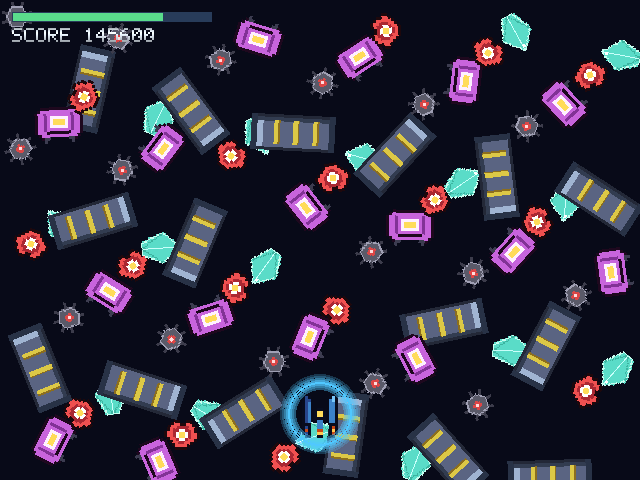

Write Python code to recreate this figure.
"""Pure-GPU render PoC (branch gpu-mt-spike). Renders a representative game
frame through pygame._sdl2 Renderer using REAL game assets, reads it back to a
PNG for visual verification, and times the frame. Proves the GPU backend
foundation end-to-end before converting pewpew's render layer.

Constraint discovered on-device: pygame 2.6.1 Renderer has NO triangle/geometry
API, so filled procedural shapes (cooldown arcs, gradients) become BAKED
textures (rendered once in software, uploaded). This PoC demonstrates that
pattern alongside textured-quad sprites + fill_rect HUD bars + bitmap text.
"""
import os, sys, time, math
sys.path.insert(0, "/storage/roms/ports/Pewpew/pylibs/cp313")
sys.path.insert(0, "/storage/roms/ports/Pewpew")
os.environ.setdefault("XDG_RUNTIME_DIR", "/var/run/0-runtime-dir")
os.environ.setdefault("WAYLAND_DISPLAY", "wayland-1")
os.environ["PEWPEW_ON_DEVICE"] = "1"
os.environ.setdefault("SDL_AUDIODRIVER", "dummy")
import pygame
from pygame._sdl2 import video as v
pygame.display.init()
try:
    pygame.mixer.init()
except Exception:
    pass
import pewpew
W, H = pewpew.PLAY_W, pewpew.PLAY_H   # gameplay area (640x480 on device)

# --- GPU context: hidden window, accelerated renderer, 640x480 render target ---
win = v.Window("gpu_poc", size=(W, H), hidden=True)
ren = v.Renderer(win, accelerated=True, vsync=False, target_texture=True)
frame_tex = v.Texture(ren, (W, H), target=True)

# --- assets -> textures (uploaded once) ---
assets = pewpew.make_assets()
fonts = {s: pewpew.BitmapFont(scale=s) for s in range(1, 5)}

def tex(surf):
    return v.Texture.from_surface(ren, surf)

sprite_tex = {}
for k, val in assets.items():
    if isinstance(val, pygame.Surface):
        sprite_tex[k] = tex(val)

# Background: first backdrop if present, else a dark fill.
bg_tex = None
bd = assets.get("_backdrops") or {}
for name, surf in bd.items():
    if isinstance(surf, pygame.Surface):
        bg_tex = tex(surf); break

# Bullet glyph from _projectiles.
bullet_tex = None
proj = assets.get("_projectiles") or {}
for name, surf in proj.items():
    if isinstance(surf, pygame.Surface):
        bullet_tex = tex(surf); break

# BAKED procedural shape: a cooldown-arc-style gradient ring, rendered ONCE in
# software (the only way without RenderGeometry), uploaded as a texture. In the
# real port the animated fill is a bottom-aligned sub-rect crop of this (the
# same crop trick already used on RG).
def bake_arc(r=40, col=(80, 200, 255)):
    s = pygame.Surface((r*2+4, r*2+4), pygame.SRCALPHA)
    cx = cy = r+2
    for j in range(8):
        rr = r - j*2
        a = int(60 + 195 * (1 - abs(j-4)/4))
        pygame.draw.circle(s, (col[0], col[1], col[2], a), (cx, cy), rr, 2)
    return s
arc_tex = tex(bake_arc())

# Pre-render a HUD text line to a texture (bitmap font -> surface -> texture).
def text_tex(font, msg, color):
    surf = font.render(msg, False, color)
    return tex(surf), surf.get_width(), surf.get_height()
hud_tex, hud_w, hud_h = text_tex(fonts[2], "SCORE 145600", (220, 230, 240))

# Choose a handful of enemy/player sprites that actually loaded.
def pick(*names):
    for n in names:
        if n in sprite_tex:
            return sprite_tex[n]
    return None
player_t = pick("player_left", "player_right")
enemy_ts = [t for t in (pick("mine"), pick("pylon"), pick("crystal"),
                        pick("scout"), pick("gunner")) if t]

def draw_frame():
    ren.target = frame_tex
    ren.draw_color = (8, 10, 24, 255)
    ren.clear()
    # background (stretched to playfield)
    if bg_tex is not None:
        bg_tex.draw(dstrect=pygame.Rect(0, 0, W, H))
    # scatter ~80 enemy sprites with rotation + alpha (GPU's strength)
    if enemy_ts:
        for i in range(80):
            t = enemy_ts[i % len(enemy_ts)]
            x = (i * 71) % (W - 32); y = (i * 47) % (H - 32)
            t.alpha = 255
            t.draw(dstrect=pygame.Rect(x, y, t.width, t.height),
                   angle=(i * 13) % 360)
    # ~120 bullets
    if bullet_tex is not None:
        for i in range(120):
            x = (i * 53) % (W - 8); y = (i * 29) % (H - 8)
            bullet_tex.draw(dstrect=pygame.Rect(x, y, bullet_tex.width, bullet_tex.height))
    # player + baked cooldown arc around it
    if player_t is not None:
        px, py = W//2 - player_t.width//2, H - 90
        player_t.draw(dstrect=pygame.Rect(px, py, player_t.width, player_t.height))
        aw = arc_tex.width
        arc_tex.draw(dstrect=pygame.Rect(px + player_t.width//2 - aw//2,
                                         py + player_t.height//2 - aw//2, aw, aw))
    # HUD: a fill_rect health bar (native) + text line
    ren.draw_color = (40, 60, 90, 255); ren.fill_rect(pygame.Rect(12, 12, 200, 10))
    ren.draw_color = (90, 220, 140, 255); ren.fill_rect(pygame.Rect(13, 13, 150, 8))
    hud_tex.draw(dstrect=pygame.Rect(12, 28, hud_w, hud_h))
    ren.target = None

# --- timing ---
for _ in range(10):
    draw_frame()
ts = []
for _ in range(120):
    t0 = time.perf_counter(); draw_frame(); ts.append((time.perf_counter()-t0)*1000)
ts = sorted(ts[10:])
print("GPU full-frame (bg + 80 rotated sprites + 120 bullets + player + arc + HUD):")
print("  mean=%.2fms p50=%.2fms p95=%.2fms" % (
    sum(ts)/len(ts), ts[len(ts)//2], ts[int(len(ts)*0.95)]))
print("  sprite textures uploaded:", len(sprite_tex))

# --- read back to PNG for visual verification ---
ren.target = frame_tex
out = ren.to_surface()
ren.target = None
png = "/storage/roms/ports/Pewpew/_gpu_poc.png"
pygame.image.save(out, png)
print("saved", png, out.get_size())
print("DONE")
